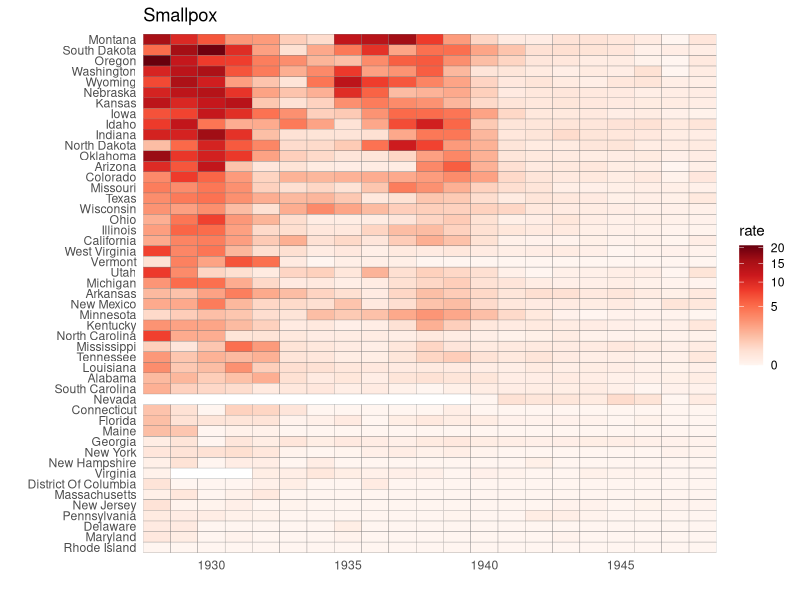
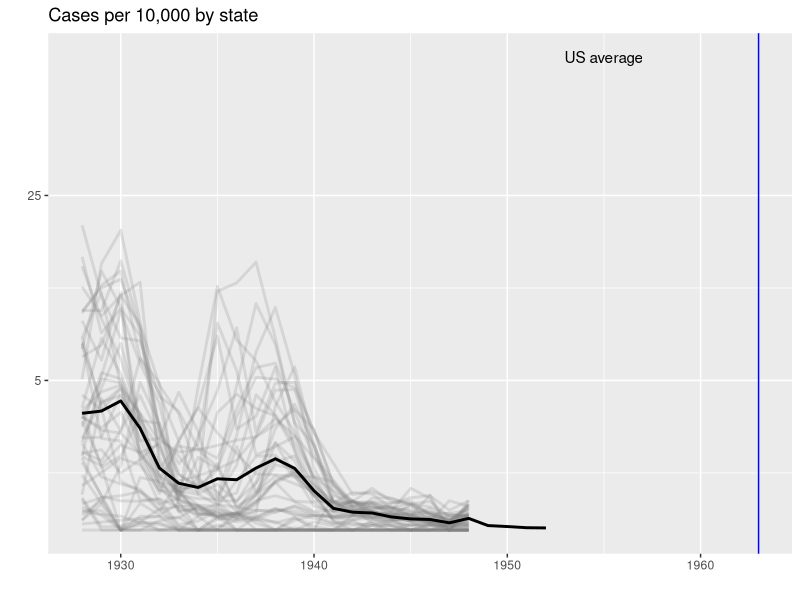
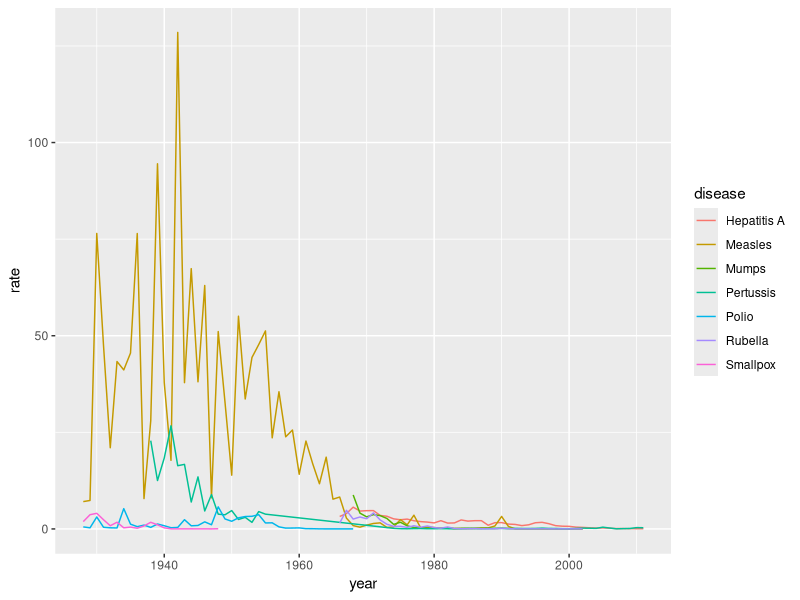
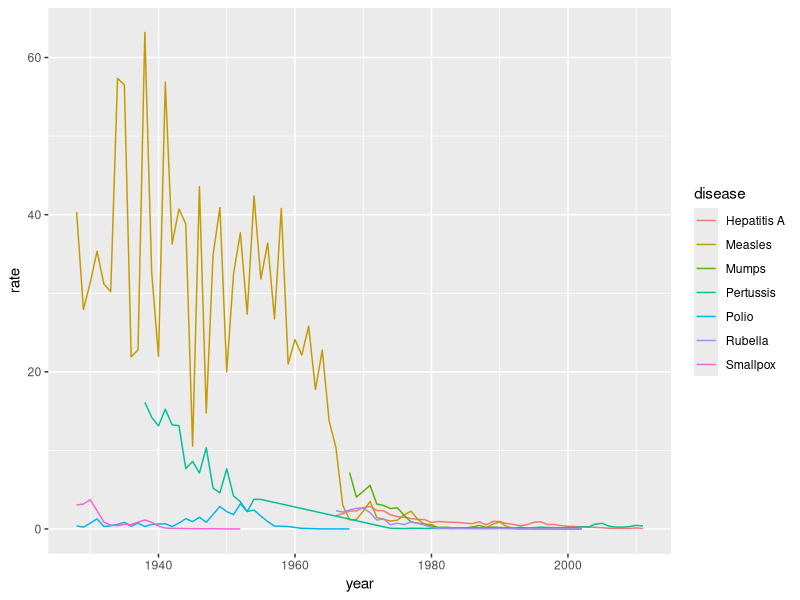

R code for these plots, in order:
library(dplyr)
library(ggplot2)
library(RColorBrewer)
library(dslabs)
data(us_contagious_diseases)

the_disease = "Smallpox"
dat <- us_contagious_diseases %>% 
  filter(!state%in%c("Hawaii","Alaska") & disease == the_disease & weeks_reporting >= 10) %>% 
  mutate(rate = count / population * 10000) %>% 
  mutate(state = reorder(state, rate))
#Tile plot
eg1 <- dat %>% ggplot(aes(year, state, fill = rate)) + 
  geom_tile(color = "grey50") + 
  scale_x_continuous(expand=c(0,0)) + 
  scale_fill_gradientn(colors = brewer.pal(9, "Reds"), trans = "sqrt") + 
  theme_minimal() + 
  theme(panel.grid = element_blank()) + 
  ggtitle(the_disease) + 
  ylab("") + 
  xlab("")


avg <- us_contagious_diseases %>%
  filter(disease==the_disease) %>% group_by(year) %>%
  summarize(us_rate = sum(count, na.rm=TRUE)/sum(population, na.rm=TRUE)*10000)

#Time series plot
eg2 <- dat %>% ggplot() +
  geom_line(aes(year, rate, group = state),  color = "grey50", 
            show.legend = FALSE, alpha = 0.2, size = 1) +
  geom_line(mapping = aes(year, us_rate),  data = avg, size = 1, color = "black") +
  scale_y_continuous(trans = "sqrt", breaks = c(5,25,125,300)) + 
  ggtitle("Cases per 10,000 by state") + 
  xlab("") + 
  ylab("") +
  geom_text(data = data.frame(x=1955, y=50), mapping = aes(x, y, label="US average"), color="black") + 
  geom_vline(xintercept=1963, col = "blue")

# Time series plot all diseases in California

eg3 <- us_contagious_diseases %>% filter(state=="California" & weeks_reporting >= 10) %>% 
  group_by(year, disease) %>%
  summarize(rate = sum(count)/sum(population)*10000) %>%
  ggplot(aes(year, rate,color=disease)) + 
  geom_line()

# Time series plot all diseases in USA
eg4 <- us_contagious_diseases %>% filter(!is.na(population)) %>%
  group_by(year, disease) %>%
  summarize(rate = sum(count)/sum(population)*10000) %>%
  ggplot(aes(year, rate,color=disease)) + 
  geom_line()
